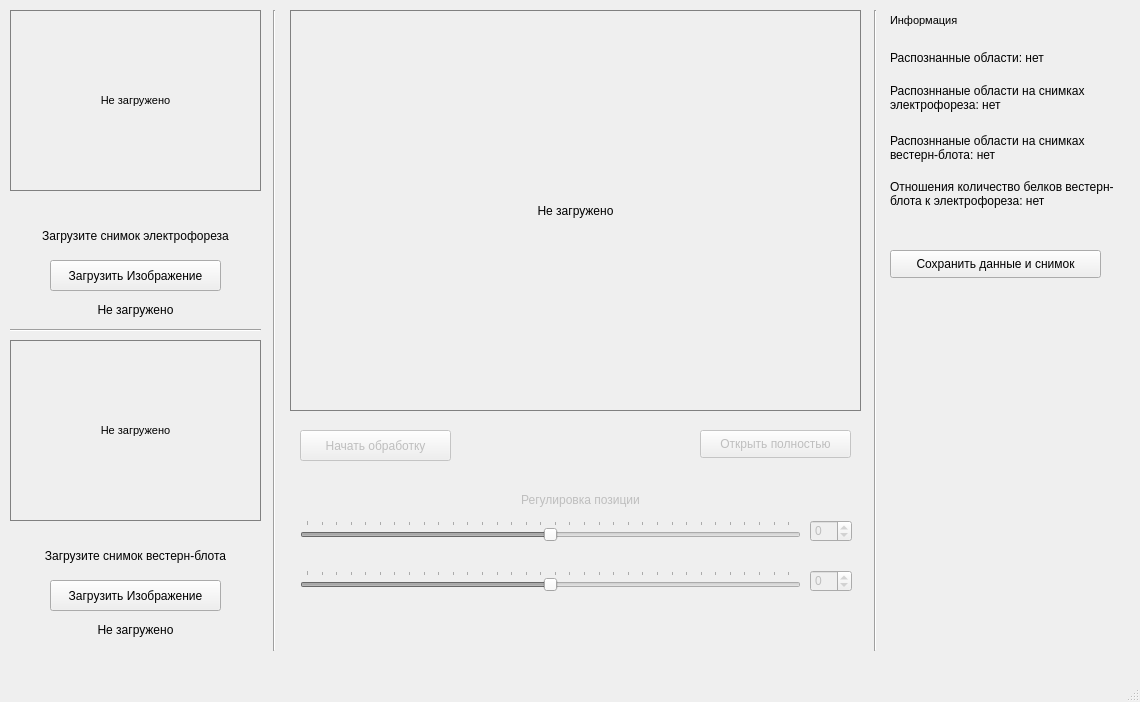
<?xml version="1.0" encoding="UTF-8"?>
<ui version="4.0">
 <class>MainWindow</class>
 <widget class="QMainWindow" name="MainWindow">
  <property name="geometry">
   <rect>
    <x>0</x>
    <y>0</y>
    <width>1140</width>
    <height>702</height>
   </rect>
  </property>
  <property name="windowTitle">
   <string>Анализатор опытов электрофореза и вестерн-блота</string>
  </property>
  <widget class="QWidget" name="centralwidget">
   <widget class="QStackedWidget" name="screensWidget">
    <property name="geometry">
     <rect>
      <x>0</x>
      <y>0</y>
      <width>1131</width>
      <height>699</height>
     </rect>
    </property>
    <property name="currentIndex">
     <number>1</number>
    </property>
    <widget class="QWidget" name="page">
     <widget class="QWidget" name="widget_7" native="true">
      <property name="geometry">
       <rect>
        <x>0</x>
        <y>280</y>
        <width>1141</width>
        <height>101</height>
       </rect>
      </property>
      <property name="layoutDirection">
       <enum>Qt::LeftToRight</enum>
      </property>
      <widget class="QLabel" name="label_5">
       <property name="geometry">
        <rect>
         <x>390</x>
         <y>0</y>
         <width>361</width>
         <height>41</height>
        </rect>
       </property>
       <property name="font">
        <font>
         <pointsize>10</pointsize>
        </font>
       </property>
       <property name="text">
        <string>Выполняется загрузка моделей. Подождите...</string>
       </property>
       <property name="alignment">
        <set>Qt::AlignCenter</set>
       </property>
      </widget>
      <widget class="QLabel" name="current_loading_model">
       <property name="geometry">
        <rect>
         <x>390</x>
         <y>40</y>
         <width>361</width>
         <height>51</height>
        </rect>
       </property>
       <property name="font">
        <font>
         <pointsize>10</pointsize>
        </font>
       </property>
       <property name="text">
        <string>Пусто</string>
       </property>
       <property name="alignment">
        <set>Qt::AlignCenter</set>
       </property>
      </widget>
     </widget>
     <widget class="QLabel" name="label_2">
      <property name="geometry">
       <rect>
        <x>470</x>
        <y>580</y>
        <width>211</width>
        <height>61</height>
       </rect>
      </property>
      <property name="text">
       <string/>
      </property>
      <property name="pixmap">
       <pixmap>app/icons/generium_logo.png</pixmap>
      </property>
      <property name="alignment">
       <set>Qt::AlignLeading|Qt::AlignLeft|Qt::AlignVCenter</set>
      </property>
     </widget>
    </widget>
    <widget class="QWidget" name="page_1">
     <widget class="QWidget" name="widget_3" native="true">
      <property name="geometry">
       <rect>
        <x>10</x>
        <y>340</y>
        <width>251</width>
        <height>311</height>
       </rect>
      </property>
      <widget class="QWidget" name="widget_4" native="true">
       <property name="geometry">
        <rect>
         <x>0</x>
         <y>200</y>
         <width>251</width>
         <height>101</height>
        </rect>
       </property>
       <widget class="QLabel" name="label_6">
        <property name="geometry">
         <rect>
          <x>0</x>
          <y>0</y>
          <width>251</width>
          <height>31</height>
         </rect>
        </property>
        <property name="font">
         <font>
          <pointsize>9</pointsize>
         </font>
        </property>
        <property name="layoutDirection">
         <enum>Qt::LeftToRight</enum>
        </property>
        <property name="text">
         <string>Загрузите снимок вестерн-блота</string>
        </property>
        <property name="alignment">
         <set>Qt::AlignCenter</set>
        </property>
       </widget>
       <widget class="QPushButton" name="loadWesternBlotImageButton">
        <property name="enabled">
         <bool>true</bool>
        </property>
        <property name="geometry">
         <rect>
          <x>40</x>
          <y>40</y>
          <width>171</width>
          <height>31</height>
         </rect>
        </property>
        <property name="text">
         <string>Загрузить Изображение</string>
        </property>
       </widget>
       <widget class="QLabel" name="westernBlotImageName">
        <property name="geometry">
         <rect>
          <x>10</x>
          <y>80</y>
          <width>231</width>
          <height>20</height>
         </rect>
        </property>
        <property name="text">
         <string>Не загружено</string>
        </property>
        <property name="alignment">
         <set>Qt::AlignCenter</set>
        </property>
        <property name="wordWrap">
         <bool>true</bool>
        </property>
       </widget>
      </widget>
      <widget class="QLabel" name="westernBlotImage">
       <property name="geometry">
        <rect>
         <x>0</x>
         <y>0</y>
         <width>251</width>
         <height>181</height>
        </rect>
       </property>
       <property name="font">
        <font>
         <pointsize>8</pointsize>
        </font>
       </property>
       <property name="styleSheet">
        <string notr="true">border: 1px solid gray;</string>
       </property>
       <property name="text">
        <string>Не загружено</string>
       </property>
       <property name="alignment">
        <set>Qt::AlignCenter</set>
       </property>
      </widget>
     </widget>
     <widget class="QWidget" name="widget_2" native="true">
      <property name="geometry">
       <rect>
        <x>10</x>
        <y>10</y>
        <width>251</width>
        <height>311</height>
       </rect>
      </property>
      <widget class="QWidget" name="widget_5" native="true">
       <property name="geometry">
        <rect>
         <x>0</x>
         <y>200</y>
         <width>251</width>
         <height>111</height>
        </rect>
       </property>
       <widget class="QPushButton" name="loadElectrophoresisImageButton">
        <property name="geometry">
         <rect>
          <x>40</x>
          <y>50</y>
          <width>171</width>
          <height>31</height>
         </rect>
        </property>
        <property name="text">
         <string>Загрузить Изображение</string>
        </property>
       </widget>
       <widget class="QLabel" name="electrophoresisImageName">
        <property name="geometry">
         <rect>
          <x>10</x>
          <y>90</y>
          <width>231</width>
          <height>20</height>
         </rect>
        </property>
        <property name="text">
         <string>Не загружено</string>
        </property>
        <property name="alignment">
         <set>Qt::AlignCenter</set>
        </property>
        <property name="wordWrap">
         <bool>true</bool>
        </property>
       </widget>
       <widget class="QLabel" name="label_7">
        <property name="geometry">
         <rect>
          <x>0</x>
          <y>10</y>
          <width>251</width>
          <height>31</height>
         </rect>
        </property>
        <property name="font">
         <font>
          <pointsize>9</pointsize>
         </font>
        </property>
        <property name="layoutDirection">
         <enum>Qt::LeftToRight</enum>
        </property>
        <property name="text">
         <string>Загрузите снимок электрофореза</string>
        </property>
        <property name="alignment">
         <set>Qt::AlignCenter</set>
        </property>
       </widget>
      </widget>
      <widget class="QLabel" name="electrophoresisImage">
       <property name="geometry">
        <rect>
         <x>0</x>
         <y>0</y>
         <width>251</width>
         <height>181</height>
        </rect>
       </property>
       <property name="font">
        <font>
         <pointsize>8</pointsize>
        </font>
       </property>
       <property name="styleSheet">
        <string notr="true">border: 1px solid gray;</string>
       </property>
       <property name="text">
        <string>Не загружено</string>
       </property>
       <property name="alignment">
        <set>Qt::AlignCenter</set>
       </property>
      </widget>
     </widget>
     <widget class="QWidget" name="widget" native="true">
      <property name="geometry">
       <rect>
        <x>290</x>
        <y>10</y>
        <width>571</width>
        <height>601</height>
       </rect>
      </property>
      <widget class="QLabel" name="visualisationImage">
       <property name="geometry">
        <rect>
         <x>0</x>
         <y>0</y>
         <width>571</width>
         <height>401</height>
        </rect>
       </property>
       <property name="font">
        <font>
         <pointsize>9</pointsize>
        </font>
       </property>
       <property name="styleSheet">
        <string notr="true">border: 1px solid gray;</string>
       </property>
       <property name="text">
        <string>Не загружено</string>
       </property>
       <property name="alignment">
        <set>Qt::AlignCenter</set>
       </property>
      </widget>
      <widget class="QWidget" name="visualisationImageControlls" native="true">
       <property name="enabled">
        <bool>false</bool>
       </property>
       <property name="geometry">
        <rect>
         <x>0</x>
         <y>410</y>
         <width>571</width>
         <height>191</height>
        </rect>
       </property>
       <widget class="QPushButton" name="startLoadingButton">
        <property name="enabled">
         <bool>false</bool>
        </property>
        <property name="geometry">
         <rect>
          <x>10</x>
          <y>10</y>
          <width>151</width>
          <height>31</height>
         </rect>
        </property>
        <property name="text">
         <string>Начать обработку</string>
        </property>
       </widget>
       <widget class="QSpinBox" name="marginHorizontalSliderValue">
        <property name="geometry">
         <rect>
          <x>520</x>
          <y>150</y>
          <width>42</width>
          <height>22</height>
         </rect>
        </property>
        <property name="minimum">
         <number>-50</number>
        </property>
        <property name="maximum">
         <number>50</number>
        </property>
        <property name="displayIntegerBase">
         <number>10</number>
        </property>
       </widget>
       <widget class="QSlider" name="marginHorizontalSlider">
        <property name="geometry">
         <rect>
          <x>10</x>
          <y>150</y>
          <width>501</width>
          <height>22</height>
         </rect>
        </property>
        <property name="minimum">
         <number>-50</number>
        </property>
        <property name="maximum">
         <number>50</number>
        </property>
        <property name="orientation">
         <enum>Qt::Horizontal</enum>
        </property>
        <property name="tickPosition">
         <enum>QSlider::TicksAbove</enum>
        </property>
        <property name="tickInterval">
         <number>3</number>
        </property>
       </widget>
       <widget class="QPushButton" name="openOutputImageButton">
        <property name="geometry">
         <rect>
          <x>410</x>
          <y>10</y>
          <width>151</width>
          <height>28</height>
         </rect>
        </property>
        <property name="text">
         <string>Открыть полностью</string>
        </property>
       </widget>
       <widget class="QSlider" name="marginVerticalSlider">
        <property name="geometry">
         <rect>
          <x>10</x>
          <y>100</y>
          <width>501</width>
          <height>22</height>
         </rect>
        </property>
        <property name="minimum">
         <number>-50</number>
        </property>
        <property name="maximum">
         <number>50</number>
        </property>
        <property name="orientation">
         <enum>Qt::Horizontal</enum>
        </property>
        <property name="invertedAppearance">
         <bool>false</bool>
        </property>
        <property name="invertedControls">
         <bool>false</bool>
        </property>
        <property name="tickPosition">
         <enum>QSlider::TicksAbove</enum>
        </property>
        <property name="tickInterval">
         <number>3</number>
        </property>
       </widget>
       <widget class="QSpinBox" name="marginVerticalSliderValue">
        <property name="geometry">
         <rect>
          <x>520</x>
          <y>100</y>
          <width>42</width>
          <height>22</height>
         </rect>
        </property>
        <property name="minimum">
         <number>-50</number>
        </property>
        <property name="maximum">
         <number>50</number>
        </property>
       </widget>
       <widget class="QLabel" name="label">
        <property name="geometry">
         <rect>
          <x>190</x>
          <y>70</y>
          <width>201</width>
          <height>20</height>
         </rect>
        </property>
        <property name="font">
         <font>
          <pointsize>9</pointsize>
         </font>
        </property>
        <property name="text">
         <string>Регулировка позиции</string>
        </property>
        <property name="alignment">
         <set>Qt::AlignCenter</set>
        </property>
       </widget>
       <widget class="QLabel" name="analyzeStatus">
        <property name="geometry">
         <rect>
          <x>170</x>
          <y>10</y>
          <width>241</width>
          <height>31</height>
         </rect>
        </property>
        <property name="text">
         <string/>
        </property>
        <property name="alignment">
         <set>Qt::AlignCenter</set>
        </property>
        <property name="wordWrap">
         <bool>true</bool>
        </property>
       </widget>
      </widget>
     </widget>
     <widget class="QWidget" name="widget_6" native="true">
      <property name="geometry">
       <rect>
        <x>890</x>
        <y>10</y>
        <width>241</width>
        <height>641</height>
       </rect>
      </property>
      <widget class="QLabel" name="label_3">
       <property name="geometry">
        <rect>
         <x>0</x>
         <y>0</y>
         <width>241</width>
         <height>20</height>
        </rect>
       </property>
       <property name="font">
        <font>
         <pointsize>8</pointsize>
        </font>
       </property>
       <property name="text">
        <string>Информация</string>
       </property>
      </widget>
      <widget class="QLabel" name="info_1">
       <property name="geometry">
        <rect>
         <x>0</x>
         <y>30</y>
         <width>316</width>
         <height>36</height>
        </rect>
       </property>
       <property name="text">
        <string>Распознанные области: нет</string>
       </property>
      </widget>
      <widget class="QLabel" name="info_2">
       <property name="geometry">
        <rect>
         <x>0</x>
         <y>70</y>
         <width>241</width>
         <height>35</height>
        </rect>
       </property>
       <property name="text">
        <string>Распозннаные области на снимках электрофореза: нет</string>
       </property>
       <property name="scaledContents">
        <bool>false</bool>
       </property>
       <property name="wordWrap">
        <bool>true</bool>
       </property>
       <property name="openExternalLinks">
        <bool>false</bool>
       </property>
      </widget>
      <widget class="QLabel" name="info_3">
       <property name="geometry">
        <rect>
         <x>0</x>
         <y>120</y>
         <width>241</width>
         <height>35</height>
        </rect>
       </property>
       <property name="text">
        <string>Распозннаные области на снимках вестерн-блота: нет</string>
       </property>
       <property name="scaledContents">
        <bool>false</bool>
       </property>
       <property name="wordWrap">
        <bool>true</bool>
       </property>
       <property name="openExternalLinks">
        <bool>false</bool>
       </property>
      </widget>
      <widget class="QLabel" name="info_4">
       <property name="geometry">
        <rect>
         <x>0</x>
         <y>170</y>
         <width>241</width>
         <height>71</height>
        </rect>
       </property>
       <property name="text">
        <string>Отношения количество белков вестерн-блота к электрофореза: нет</string>
       </property>
       <property name="scaledContents">
        <bool>false</bool>
       </property>
       <property name="alignment">
        <set>Qt::AlignLeading|Qt::AlignLeft|Qt::AlignTop</set>
       </property>
       <property name="wordWrap">
        <bool>true</bool>
       </property>
       <property name="openExternalLinks">
        <bool>false</bool>
       </property>
      </widget>
      <widget class="QPushButton" name="saveDataButton">
       <property name="geometry">
        <rect>
         <x>0</x>
         <y>240</y>
         <width>211</width>
         <height>28</height>
        </rect>
       </property>
       <property name="text">
        <string>Сохранить данные и снимок</string>
       </property>
      </widget>
     </widget>
     <widget class="Line" name="line">
      <property name="geometry">
       <rect>
        <x>259</x>
        <y>10</y>
        <width>31</width>
        <height>641</height>
       </rect>
      </property>
      <property name="orientation">
       <enum>Qt::Vertical</enum>
      </property>
     </widget>
     <widget class="Line" name="line_2">
      <property name="geometry">
       <rect>
        <x>860</x>
        <y>10</y>
        <width>31</width>
        <height>641</height>
       </rect>
      </property>
      <property name="orientation">
       <enum>Qt::Vertical</enum>
      </property>
     </widget>
     <widget class="Line" name="line_3">
      <property name="geometry">
       <rect>
        <x>10</x>
        <y>320</y>
        <width>251</width>
        <height>21</height>
       </rect>
      </property>
      <property name="orientation">
       <enum>Qt::Horizontal</enum>
      </property>
     </widget>
    </widget>
   </widget>
  </widget>
  <widget class="QMenuBar" name="menubar">
   <property name="geometry">
    <rect>
     <x>0</x>
     <y>0</y>
     <width>1140</width>
     <height>27</height>
    </rect>
   </property>
  </widget>
  <widget class="QStatusBar" name="statusbar"/>
 </widget>
 <resources/>
 <connections/>
</ui>
